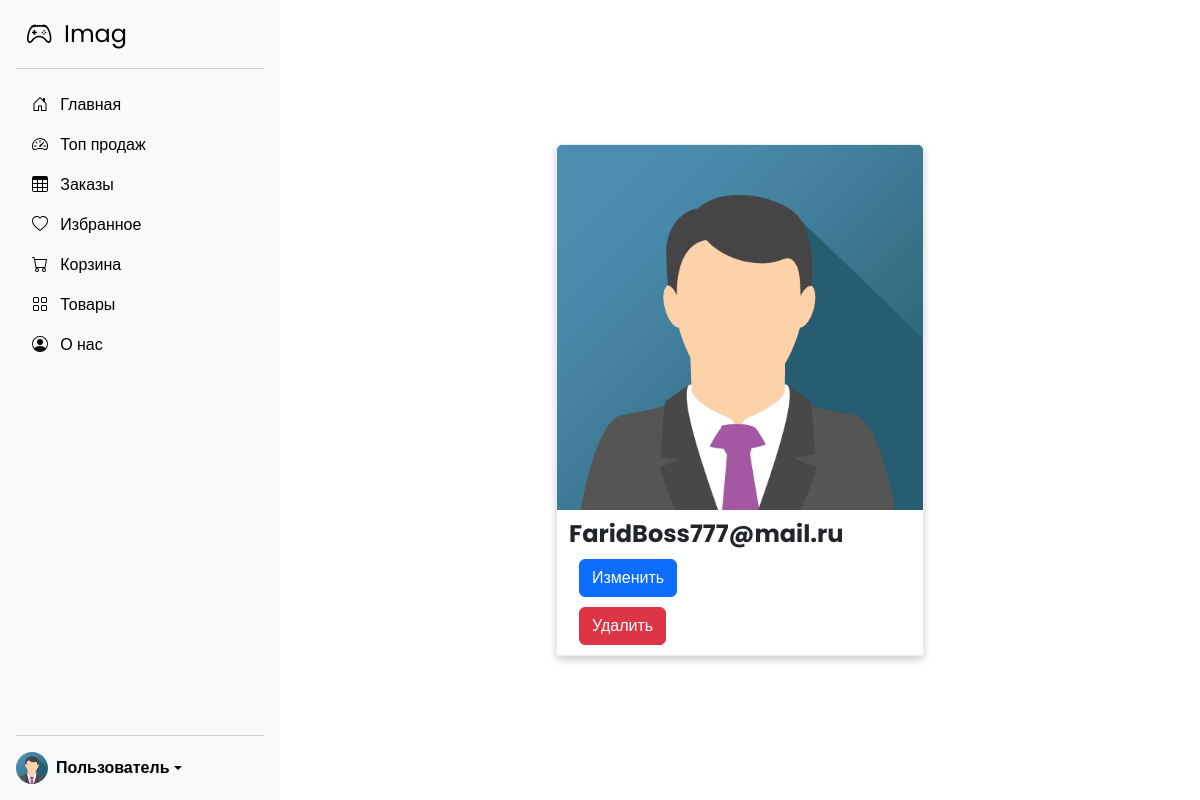
Page /users/1/ (signed in) on the committed database.
### imagazine/users/models.py (models this page shows)
class User(AbstractUser):
    username = models.TextField(blank=True, null=True, unique=False)
    photo = models.ImageField(blank=True, null=True, upload_to='images/', default='images/img_avatar.png', verbose_name="Фото")
    date_of_birth = models.DateField()
    favor = models.ManyToManyField(Goods, blank=True, null=True, related_name='user')

### imagazine/users/views.py (the view)
# urls.py: path('<int:pk>/', ProfileUserView.as_view(), name='profile_user'),
class ProfileUserView(RightUserMixin, DetailView):
    model = User
    template_name = 'users/profile.html'
    def get_context_data(self, **kwargs: Any):
        context = super().get_context_data(**kwargs)
        context['title'] = 'Профиль'
        return context

### imagazine/users/authentication.py (called while the page is built)
    def get_user(self, user_id):
        try:
            return User.objects.get(pk=user_id)
        except User.DoesNotExist:
            return None

### imagazine/users/mixins.py (called while the page is built)
    def dispatch(self, request, *args, **kwargs):
        if not request.user.is_authenticated:
            messages.info(request, 'Необходимо войти')
            return self.handle_no_permission()
        if request.user.is_authenticated:
            id = kwargs['pk']
            if request.user.id != id:
                messages.info(request, 'Нет прав доступа')
                return redirect(reverse_lazy('users:login'))
        return super().dispatch(request, *args, **kwargs)

### templates/users/profile.html (shortened to what this page needs)
{% extends "main.html" %}
{% load bootstrap5 %}
{% load static %}
{% block content %}
<div style='width: 40%;'>
    <div class="card">
        <img src="{{ request.user.photo.url }}" alt="Avatar" style="width:100%">
        <div class="container">
          <h4 style="
          margin: 10px 0;"><b>{{ object.email }}</b></h4>
          <form action="{% url "users:update" pk=request.user.id %}" style="
          margin: 10px 0;">
            <button type="submit" class="btn btn-primary" style="margin:0 10px;">Изменить</button>
        </form>
        <form action="{% url "users:delete" pk=request.user.id %}" style="
          margin: 10px 0;">
            <button type="submit" class="btn btn-danger" style="margin:0 10px;">Удалить</button>
        </form>
        </div>
      </div>
</div>
{% endblock content %}

### templates/main.html (shortened to what this page needs)
{% load bootstrap5 %}
{% load static %}
<!DOCTYPE html>
<html>
 <head>
  {% bootstrap_css %}
  <link rel="stylesheet" href="https://cdnjs.cloudflare.com/ajax/libs/font-awesome/5.13.1/css/all.min.css" />
    <link href="https://getbootstrap.com/docs/5.3/dist/css/bootstrap.min.css" rel="stylesheet">
    <link href="{% static "css/sidebars.css" %}" rel="stylesheet">
 </head>
 <body>
    <div class="d-flex flex-column flex-shrink-0 p-3 bg-body-tertiary" style="width: 280px; position: fixed!important; height: 100%;">
        <a href="/" class="d-flex align-items-center mb-3 mb-md-0 me-md-auto link-body-emphasis text-decoration-none" previewlistener="true">
          <span class="fs-4">Imag</span>
        </a>
        <hr>
        <ul class="nav nav-pills flex-column mb-auto">
          <li class="nav-item">
            <a href="{% url "main" %}" class="nav-link {% block nav_main%}link-body-emphasis{% endblock %}" aria-current="page">
              Главная
            </a>
          </li>
          <li>
            <a href="#" class="nav-link {% block nav_top_sales%}link-body-emphasis{% endblock %}">
              Топ продаж
            </a>
          </li>
          <li>
            <a href="{% url "cart:orders" %}" class="nav-link {% block nav_orders%}link-body-emphasis{% endblock %}">
              Заказы
            </a>
          </li>
          <li>
            {% if request.user.is_authenticated %}
            <a href="{% url "goods:loves" pk=request.user.id %}" class="nav-link {% block nav_love%}link-body-emphasis{% endblock %}">
              Избранное
            </a>
            {% endif %}
          </li>
          <li>
            <a href="{% url "cart:index" %}" class="nav-link {% block nav_cart%}link-body-emphasis{% endblock %}">
              Корзина
            </a>
          </li>
          <li>
            <a href="{% url "goods:main" %}" class="nav-link {% block nav_goods%}link-body-emphasis{% endblock %}">
              Товары
            </a>
          </li>
          <li>
            <a href="{% url "about" %}" class="nav-link {% block nav_about%}link-body-emphasis{% endblock %}">
              О нас
            </a>
          </li>
        </ul>
        <hr>
        <div class="dropdown">
          {% if request.user.is_authenticated %}
          <a href="#" class="d-flex align-items-center link-body-emphasis text-decoration-none dropdown-toggle" data-bs-toggle="dropdown" aria-expanded="false">
            <img src="{{ request.user.photo.url }}" alt="" width="32" height="32" class="rounded-circle me-2">
            <strong>Пользователь</strong>
          </a>
          {% endif %}
        </div>
      </div>
    <div style="margin-left: 280px;">
        {% block full_content %}
        <div class='center'>
        {% block content %}{% endblock content %}
        </div>
        {% endblock full_content %}
    </div>
 </body>
</html>

### static/css/sidebars.css (style rules this page uses)
body { min-height: 100vh; min-height: -webkit-fill-available; }
html { height: -webkit-fill-available; }
.dropdown-toggle { outline: 0; }
.center { display: flex; justify-content: center; align-items: center; height: 100vh; margin: 0; }
.card { box-shadow: 0 4px 8px 0 rgba(0,0,0,0.2); transition: 0.3s; border-radius: 5px; }
img { border-radius: 5px 5px 0 0; }
body { font-family: "Poppins", sans-serif; color: #444444; }
a, a:hover { text-decoration: none; color: inherit; }
.text-decoration-none { text-decoration: none!important; }
.align-items-center { align-items: center!important; }
.card { position: relative; display: flex; flex-direction: column; min-width: 0; word-wrap: break-word; background-color: #fff; background-clip: border-box; border: 1px solid rgba(30,46,80,.09); border-radius: 0.25rem; }

### templates/main.html (style rules this page uses)
.bi { vertical-align: -.125em; fill: currentColor; }

### rows in the picture
User: user.photo (picture), email "FaridBoss777@mail.ru"
